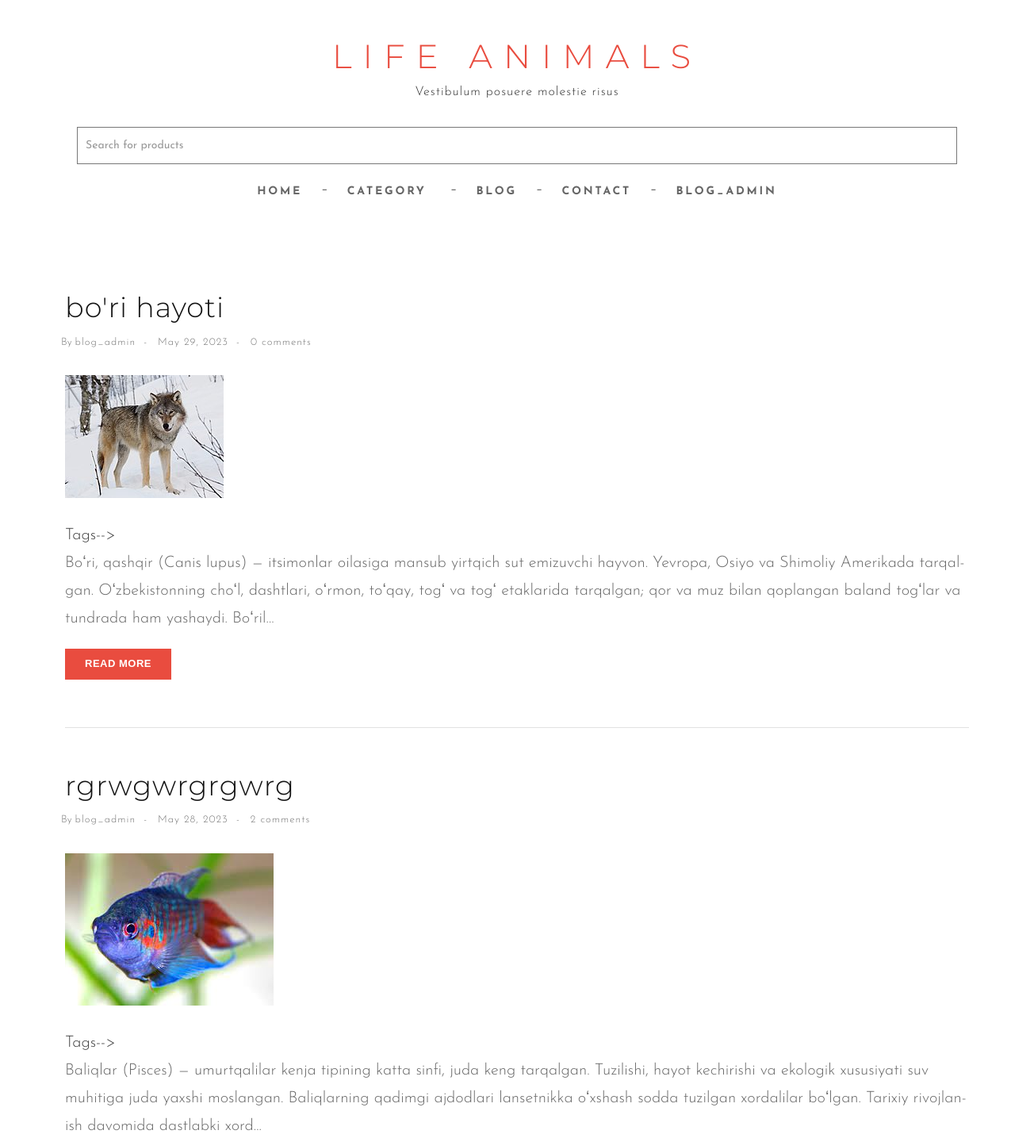
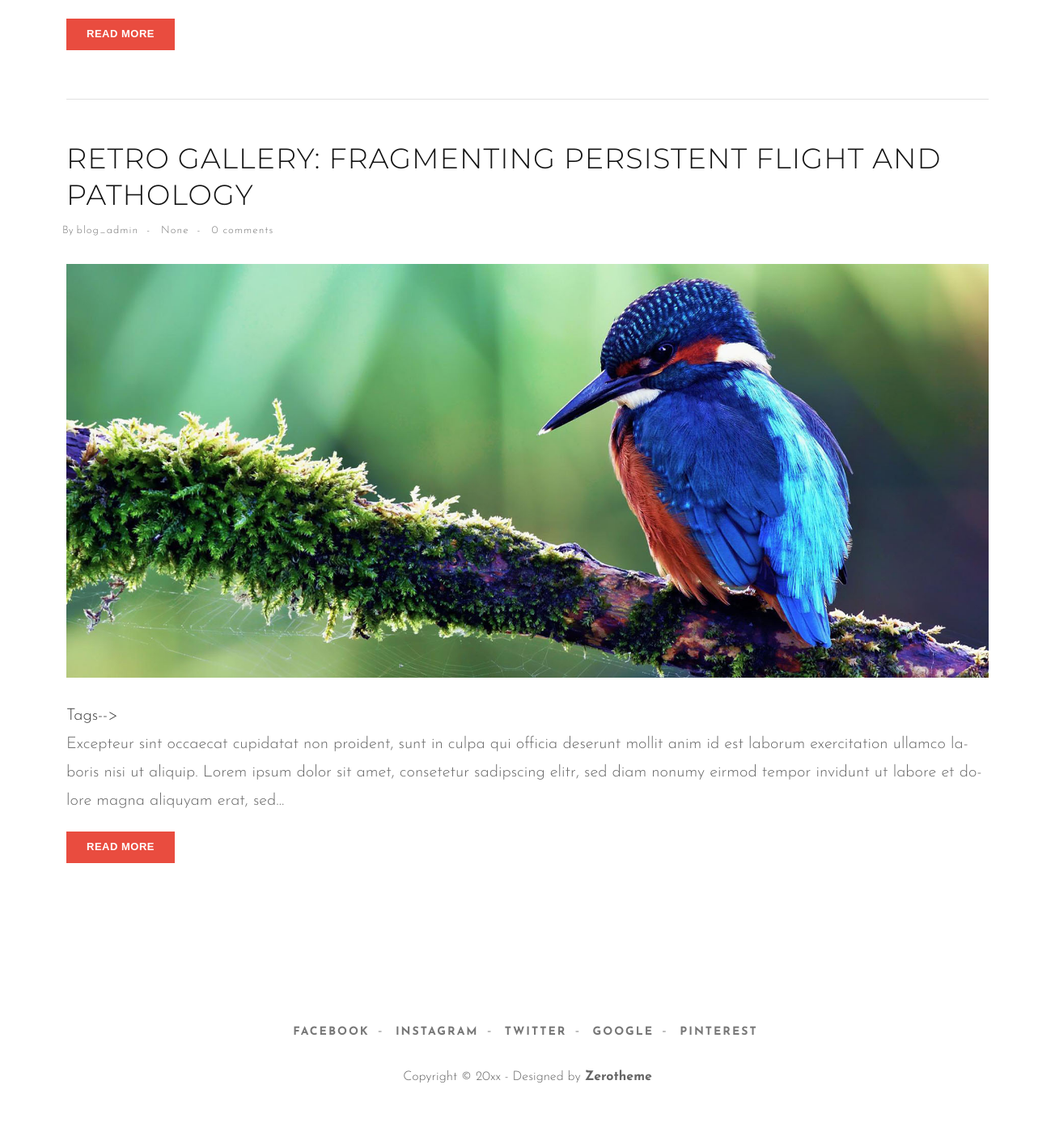
Screenshot of /list_articles/ (signed in) with the database file from the repository (2 pictures, top to bottom).
### main/models.py (models this page shows, shortened)
class Article(models.Model):
    title = models.CharField(max_length=250)
    slug = models.SlugField(max_length=250)
    category = models.ForeignKey(
        Category, on_delete=models.PROTECT, related_name='articles_cat')
    image = models.ImageField(upload_to='article/%Y/%m/%d')
    author = models.ForeignKey(
        User, on_delete=models.PROTECT, related_name='articles_user')
    published = models.DateField(auto_now_add=True)
    body = models.TextField()
    tag = models.ManyToManyField(Tag, related_name='articles_tag')
    class Meta:
        ordering = ["-id"]

### main/views.py (the view)
# urls.py: path('list_articles/', views.List_articles.as_view(), name='list_articles'),
class List_articles(ListView):
    model = Article
    template_name = 'list_articles.html'

### main/context_cat.py (called while the page is built)
def main_context(request):
    all_categories = Category.objects.all()
    data = {
        'all_categories': all_categories,
    }
    return data

### templates/list_articles.html
{% extends "base.html" %}
{% load static %}
{% block content %}
<div id="page-content">
    <div class="box-content">
        <div class="container">
            {% for item in object_list %}
            <article>
                <div class="wrap-post">
                    <div class="entry-header">
                        <h2 class="entry-title"><a href="{% url 'main:detail' item.id %}">{{item.title}}</a></h2>
                        <span class="entry-meta">
                            <ul class="list-inline link">
                                <li>By <a href="#">{{item.author}}</a></li>
                                <li><a href="#">{{item.published}}</a></li>
                                <li><a href="#">{{item.comments.count}} comments</a></li>
                            </ul>
                        </span>
                    </div>
                    <div class="post-thumbnail-wrap">
                        <div class="portfolio-box">
                            <img src="{{item.image.url}}" class="img-responsive" alt="">
                        </div>
                    </div>
                    <div class="entry-content">
                        <span class="tags-links">
                            Tags-->
                            {% for i in item.tag.all %}
                            <a href="{% url 'main:sort_by_teg' i.slug %}" rel="tag">{{i.name}}</a>
                            {% endfor %}
                        </span>
                        <p>{{item.body|truncatechars:300}}</p>
                        <a class="btn btn-skin" href="{% url 'main:detail' item.id %}">Read More</a>
                    </div>
                </div>
            </article>
            {% endfor %}
        </div>
    </div>
</div>
{% endblock content %}

### templates/base.html (shortened to what this page needs)
{% load static %}
<!DOCTYPE html>
<html lang="en">
<head>
    <link href="{% static 'css/bootstrap.min.css' %}" rel="stylesheet" type="text/css">
    <link href="{% static 'css/style.css' %}" rel="stylesheet">
    <link href="{% static 'font-awesome/css/font-awesome.min.css' %}" rel="stylesheet" type="text/css">
    <link href="{% static 'owl-carousel/owl-carousel.css' %}" rel="stylesheet">
</head>
<body>
    <header class="main-header">
        <div class="container text-center">
            <a class="site-branding" href="{% url 'main:home' %}">
                <h1 class="site-title">
                    LIFE ANIMALS
                </h1>
                <p class="site-description">
                    Vestibulum posuere molestie risus
                </p>
            </a>
        </div>
        <center>
            <div class="row">
                <div class="col-sm-12">
                    <form action="{% url 'main:sort_by_title' %}" method="get">
                        <div class="row container">
                            <div class="col-sm-12">
                                <input name="title" type="text" class="form-control" id="search" placeholder="Search for products">
                            </div>
                        </div>
                    </form>
                </div>
            </div>
        </center>
        <div id="menu-wrapper">
            <nav id="menu" class="navbar">
                <div class="container">
                    <div class="collapse navbar-collapse navbar-ex1-collapse">
                        <ul class="nav navbar-nav">
                            <li><a href="{% url 'main:home' %}">Home</a></li>
                            <li class="dropdown"><a href="archive.html" class="dropdown-toggle"
                                    data-toggle="dropdown">Category</a>
                            </li>
                            <li><a href="{% url 'main:list_articles' %}">Blog</a></li>
                            <li><a href="{% url 'accounts:contact' %}">Contact</a></li>
                            <li class="dropdown">
                                <a href="#" class="dropdown-toggle" data-toggle="dropdown">
                                    {% if request.user.is_authenticated %}
                                    {{ request.user.username }}
                                    {% else %}
                                    Account
                                    {% endif %}
                                </a>
                            </li>
                        </ul>
                    </div>
                </div>
            </nav>
        </div>
    </header>
    {% block content %}
    {% endblock content %}
    <footer class="main-footer">
        <div class="wrap-footer">
            <div class="container">
                <ul class="list-inline top-link link">
                    <li><a href="https://www.facebook.com/">Facebook</a></li>
                    <li><a href="https://www.instagram.com/">Instagram</a></li>
                    <li><a href="https://twitter.com/">Twitter</a></li>
                    <li><a href="https://www.google.com/">Google</a></li>
                    <li><a href="https://www.pinterest.com/">Pinterest</a></li>
                </ul>
                <div class="copyright">
                    <span>Copyright © 20xx - Designed by <a href="#">Zerotheme</a></span>
                </div>
            </div>
        </div>
    </footer>
</body>
</html>

### rows the page displays
Article: title "bo'ri hayoti", author "blog_admin", published "May 29, 2023", comments.count "0", image (picture), body "Boʻri, qashqir (Canis lupus) — itsimonlar oilasiga mansub yirtqich sut emizuvchi hayvon. Yevropa, Osiyo va Shimoliy Amerikada tarqalgan. Oʻzbekistonning choʻl, dashtlari, oʻrmon, toʻqay, togʻ va togʻ etaklarida tarqalgan; qor va muz bilan qoplangan baland togʻlar va tundrada ham yashaydi. Boʻril…"
Article: title "rgrwgwrgrgwrg", author "blog_admin", published "May 28, 2023", comments.count "2", image (picture), body "Baliqlar (Pisces) — umurtqalilar kenja tipining katta sinfi, juda keng tarqalgan. Tuzilishi, hayot kechirishi va ekologik xususiyati suv muhitiga juda yaxshi moslangan. Baliqlarning qadimgi ajdodlari lansetnikka oʻxshash sodda tuzilgan xordalilar boʻlgan. Tarixiy rivojlanish davomida dastlabki xord…"
Article: title "RETRO GALLERY: FRAGMENTING PERSISTENT FLIGHT AND PATHOLOGY", author "blog_admin", published "None", comments.count "0", image (picture), body "Excepteur sint occaecat cupidatat non proident, sunt in culpa qui officia deserunt mollit anim id est laborum exercitation ullamco laboris nisi ut aliquip. Lorem ipsum dolor sit amet, consetetur sadipscing elitr, sed diam nonumy eirmod tempor invidunt ut labore et dolore magna aliquyam erat, sed…"

### other values shown
{{ request.user.username }} "BLOG_ADMIN"
